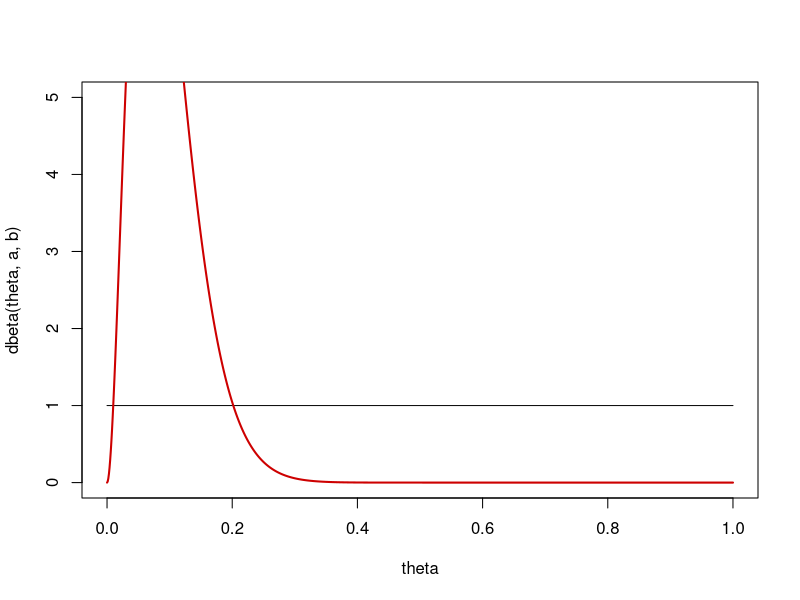

This figure's R source:
#X~Bin(n,theta)
#theta ~ Beta (a,b)
#theta|x ~ Beta (a+x,b+n)
n=30
x=2

a=1;b=1
theta <- seq(0,1,length.out=1000)
plot(theta,dbeta(theta,a,b),
     type='l',ylim=c(0,5))
lines(theta,
      dbeta(theta,a+x,b+n-x),
      col="red3",lwd=2)

EMV=x/n
MAP=(a+x-1)/(a+b+n-2)

EMV
MAP
